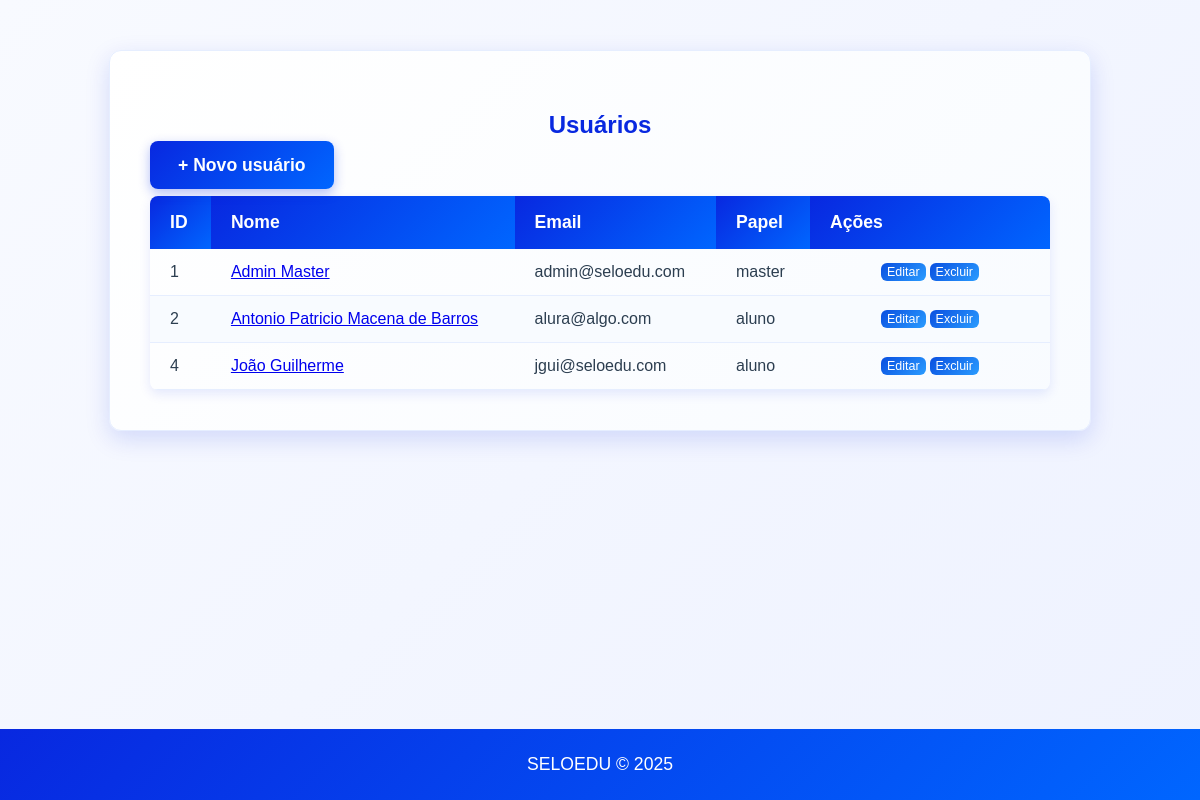
The app's page /users/, older data.
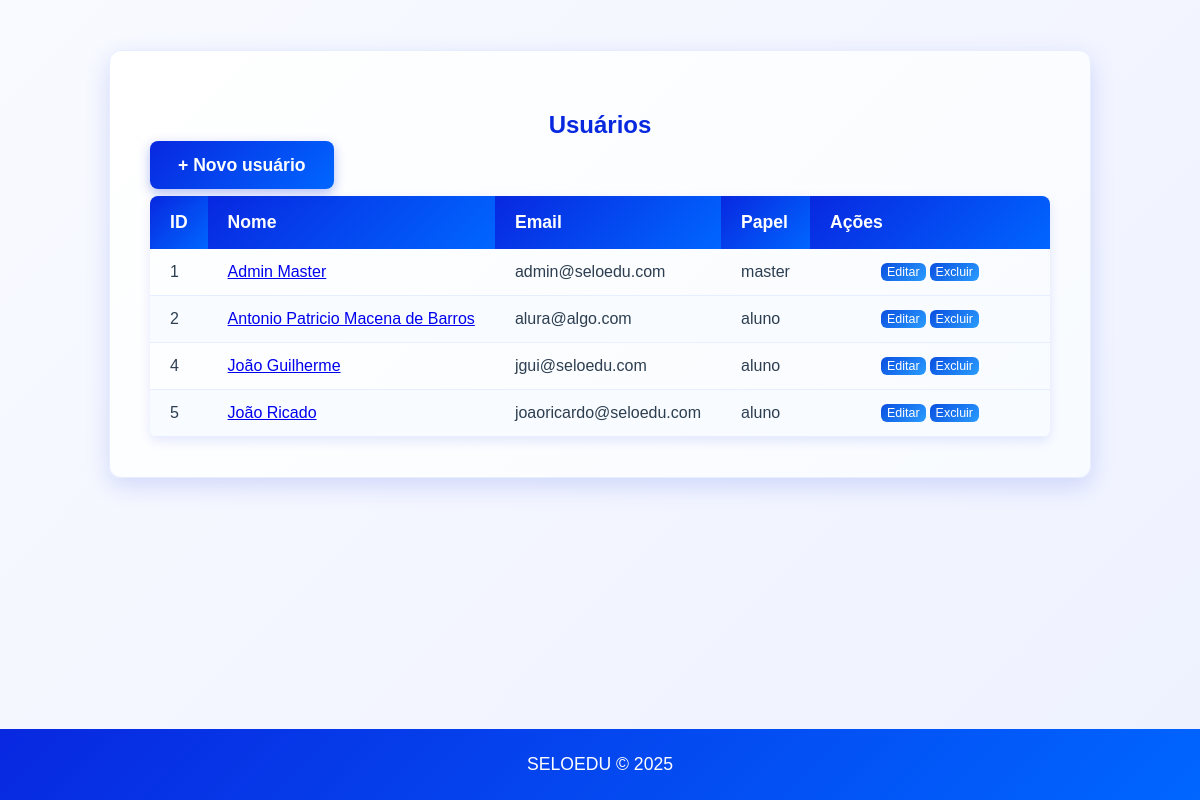
The same page, newer data.
### models/users.py (models this page shows, shortened)
class User(UserMixin, db.Model):
	__tablename__ = 'users'
	id = db.Column(db.Integer, primary_key=True)
	nome = db.Column(db.String(120), nullable=False)
	email = db.Column(db.String(150), unique=True, nullable=False)
	password_hash = db.Column(db.String(256), nullable=True)
	role = db.Column(db.String(50), default='user')
	ativo = db.Column(db.Boolean, default=True)
	profile = db.relationship('Profile', uselist=False, back_populates='user')

### views/users.py (the view)
    def list_users(self):
        try:
            users = User.query.filter_by(ativo=True).all()
            return render_template('users/index.html', usuarios=users)
        except Exception as e:
            flash(f'Erro ao carregar usuários: {str(e)}', 'error')
            return render_template('users/index.html', usuarios=[])

### templates/users/index.html (shortened to what this page needs)
{% extends "base.html" %}
{% block content %}
  <div class="users-container">
    <h2 class="users-header">Usuários</h2>
    <p><a class="button-home no-underline" href="{{ url_for('users.create') }}">+ Novo usuário</a></p>
    {% if usuarios %}
      <table>
        <thead>
          <tr>
            <th>ID</th>
            <th>Nome</th>
            <th>Email</th>
            <th>Papel</th>
            <th>Ações</th>
          </tr>
        </thead>
        <tbody>
          {% for u in usuarios %}
            <tr>
              <td>{{ u.id }}</td>
              <td><a href="{{ url_for('users.show', user_id=u.id) }}">{{ u.nome }}</a></td>
              <td>{{ u.email }}</td>
              <td>{{ u.role }}</td>
              <td class="actions">
                <div class="action-group">
                  <form action="{{ url_for('users.edit', user_id=u.id) }}" method="get" style="margin:0;display:inline-flex;">
                    <button type="submit" class="btn-small">Editar</button>
                  </form>
                  <form action="{{ url_for('users.delete', user_id=u.id) }}" method="post" style="margin:0;display:inline-flex;">
                    <button type="submit" class="btn-small">Excluir</button>
                  </form>
                </div>
              </td>
            </tr>
          {% endfor %}
        </tbody>
      </table>
    {% else %}
      <p>Nenhum usuário cadastrado.</p>
    {% endif %}
  </div>
{% endblock %}

### templates/base.html (shortened to what this page needs)
<!DOCTYPE html>
<html lang="pt-BR">
<head>
    <link rel="stylesheet" href="{{ url_for('static', filename='custom.css') }}">
</head>
<body>
    <main>
        {% block content %}{% endblock %}
    </main>
    <footer>
        <p>SELOEDU © 2025</p>
    </footer>
</body>
</html>

### Static/custom.css (style rules this page uses)
body { font-family: 'Arial', sans-serif; background: linear-gradient(135deg, #f8faff 0%, #eef2ff 100%); margin: 0; padding: 0; color: #2c3e50; display: flex; flex-direction: column; min-height: 100vh; }
main { flex: 1; padding: 20px; display: flex; flex-direction: column; align-items: center; }
footer { background: linear-gradient(135deg, #0828e0 0%, #0066ff 100%); color: white; text-align: center; padding: 25px; margin-top: auto; width: 100%; box-sizing: border-box; font-weight: 500; }
footer p { margin: 0; font-size: 1.1em; }
.button-home, .button-login { padding: 14px 28px; background: linear-gradient(135deg, #0828e0 0%, #0066ff 100%); border: none; color: white; font-size: 1.1em; border-radius: 8px; cursor: pointer; transition: all 0.3s ease; width: 220px; margin-top: 25px; font-weight: 600; box-shadow: 0 4px 12px rgba(8, 40, 224, 0.3); }
.users-container { background: linear-gradient(135deg, #ffffff 0%, #f8fbff 100%); padding: 40px; border-radius: 12px; box-shadow: 0 8px 25px rgba(8, 40, 224, 0.15); width: 100%; max-width: 900px; margin: 30px auto; border: 1px solid #e6eeff; }
table { width: 100%; border-collapse: collapse; margin-top: 20px; border-radius: 8px; overflow: hidden; box-shadow: 0 4px 12px rgba(8, 40, 224, 0.1); }
table th { background: linear-gradient(135deg, #0828e0 0%, #0066ff 100%); color: white; padding: 16px 20px; text-align: left; font-weight: 600; font-size: 1.1em; }
table td { padding: 14px 20px; border-bottom: 1px solid #e6eeff; color: #2c3e50; }
table tr:nth-child(even) { background-color: #f8fbff; }
.btn-small { padding: 2px 6px; font-size: 0.78em; border-radius: 6px; background: linear-gradient(135deg, #0a4fe0 0%, #2a9cff 100%); color: white; border: none; cursor: pointer; text-decoration: none; display: inline-block; vertical-align: middle; }
.action-group { display: flex; gap: 4px; align-items: center; justify-content: center; }
table td.actions { white-space: nowrap; width: 200px; }
.button-home, .btn-small, .no-underline { text-decoration: none; }
.users-header { text-align: center; color: #0828e0; margin-bottom: 16px; font-weight: 700; }

Row changes from the older to the newer data that the page shows:
added User: id "5", nome "João Ricado", email "joaoricardo@seloedu.com", role "aluno"
